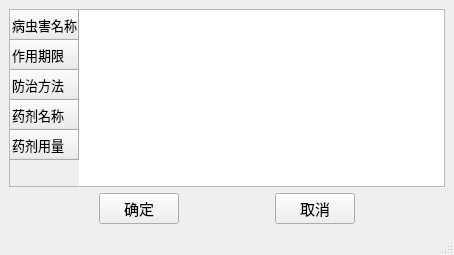
<?xml version="1.0" encoding="UTF-8"?>
<ui version="4.0">
 <class>MainWindow</class>
 <widget class="QMainWindow" name="MainWindow">
  <property name="geometry">
   <rect>
    <x>0</x>
    <y>0</y>
    <width>454</width>
    <height>255</height>
   </rect>
  </property>
  <property name="font">
   <font>
    <pointsize>10</pointsize>
   </font>
  </property>
  <property name="windowTitle">
   <string>修改病虫害信息</string>
  </property>
  <widget class="QWidget" name="centralwidget">
   <layout class="QHBoxLayout" name="horizontalLayout_2">
    <item>
     <layout class="QVBoxLayout" name="verticalLayout">
      <item>
       <widget class="QTableWidget" name="tableWidget">
        <row>
         <property name="text">
          <string>病虫害名称</string>
         </property>
        </row>
        <row>
         <property name="text">
          <string>作用期限</string>
         </property>
        </row>
        <row>
         <property name="text">
          <string>防治方法</string>
         </property>
        </row>
        <row>
         <property name="text">
          <string>药剂名称</string>
         </property>
        </row>
        <row>
         <property name="text">
          <string>药剂用量</string>
         </property>
        </row>
       </widget>
      </item>
      <item>
       <layout class="QHBoxLayout" name="horizontalLayout">
        <item>
         <spacer name="horizontalSpacer">
          <property name="orientation">
           <enum>Qt::Horizontal</enum>
          </property>
          <property name="sizeHint" stdset="0">
           <size>
            <width>40</width>
            <height>20</height>
           </size>
          </property>
         </spacer>
        </item>
        <item>
         <widget class="QPushButton" name="pushButton">
          <property name="font">
           <font>
            <pointsize>11</pointsize>
           </font>
          </property>
          <property name="text">
           <string>确定</string>
          </property>
         </widget>
        </item>
        <item>
         <spacer name="horizontalSpacer_2">
          <property name="orientation">
           <enum>Qt::Horizontal</enum>
          </property>
          <property name="sizeHint" stdset="0">
           <size>
            <width>40</width>
            <height>20</height>
           </size>
          </property>
         </spacer>
        </item>
        <item>
         <widget class="QPushButton" name="pushButton_2">
          <property name="font">
           <font>
            <pointsize>11</pointsize>
           </font>
          </property>
          <property name="text">
           <string>取消</string>
          </property>
         </widget>
        </item>
        <item>
         <spacer name="horizontalSpacer_3">
          <property name="orientation">
           <enum>Qt::Horizontal</enum>
          </property>
          <property name="sizeHint" stdset="0">
           <size>
            <width>40</width>
            <height>20</height>
           </size>
          </property>
         </spacer>
        </item>
       </layout>
      </item>
     </layout>
    </item>
   </layout>
  </widget>
  <widget class="QMenuBar" name="menubar">
   <property name="geometry">
    <rect>
     <x>0</x>
     <y>0</y>
     <width>454</width>
     <height>25</height>
    </rect>
   </property>
  </widget>
  <widget class="QStatusBar" name="statusbar"/>
 </widget>
 <resources/>
 <connections/>
</ui>
